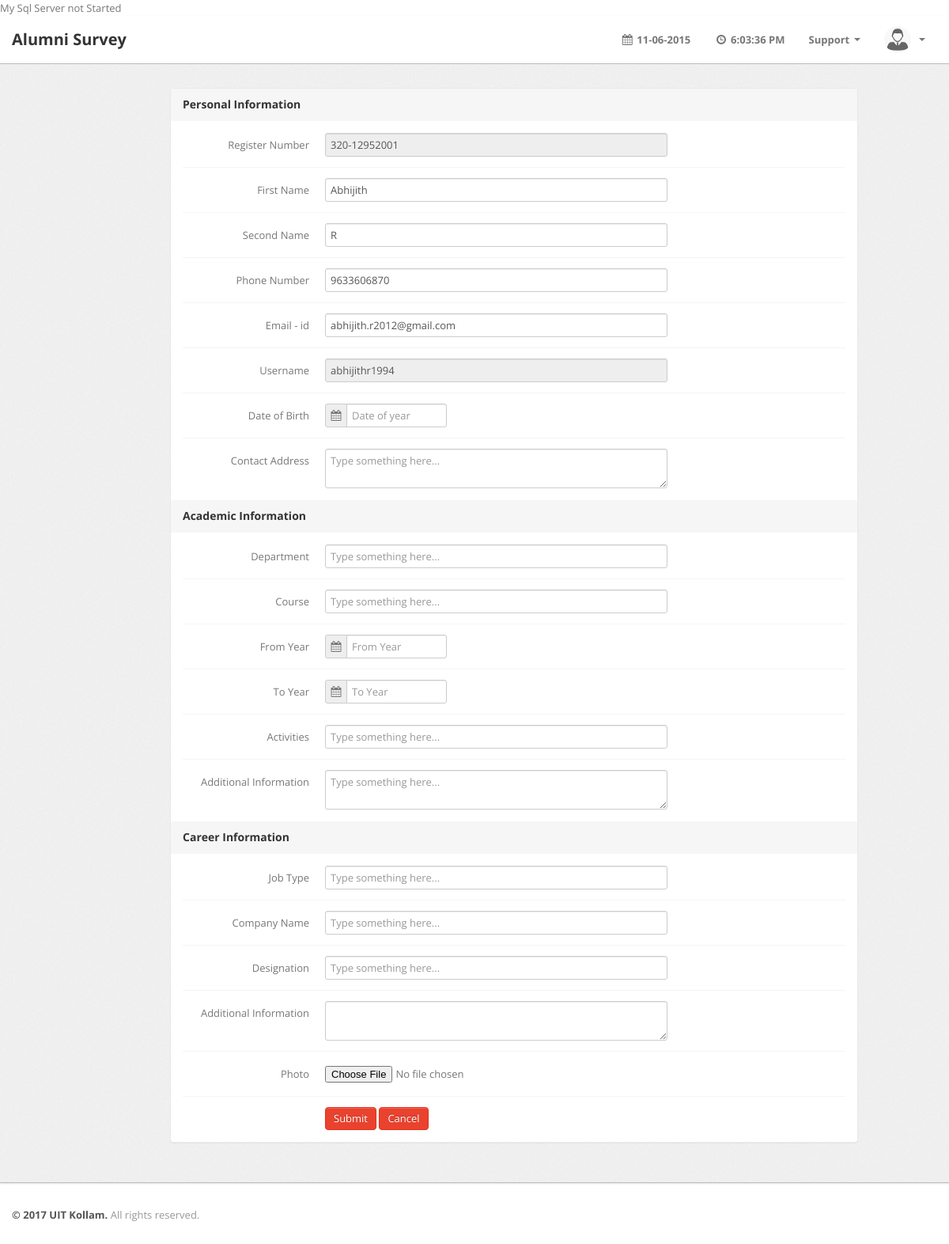
Screenshot of /webtestpages/alumnireg.php (signed in) with the database file from the repository.
### tables this page shows
CREATE TABLE IF NOT EXISTS `tbl_signup` (
  `aid` int(11) NOT NULL AUTO_INCREMENT,
  `id` int(11) NOT NULL,
  `register_no` varchar(20) NOT NULL,
  `fname` varchar(20) NOT NULL,
  `sname` varchar(20) NOT NULL,
  `mail` varchar(50) NOT NULL,
  `phone` varchar(14) NOT NULL,
  `gender` varchar(10) NOT NULL,
  `dob` varchar(20) NOT NULL,
  `address` varchar(150) NOT NULL,
  PRIMARY KEY (`aid`)
);

### webtestpages/alumnireg.php (the view, shortened to what this page needs)
<?php
	$viewsql="SELECT t1.register_no,t1.fname,t1.sname,t1.mail,t1.phone,t1.gender,t2.username,t2.password,t2.type FROM tbl_signup 		              AS t1 INNER JOIN tbl_login AS t2 ON t1.id=t2.id WHERE t1.register_no='".$_SESSION["register_no"]."'";
	$viewresult=mysql_query($viewsql);
    $row=mysql_fetch_array($viewresult);
?>
<!DOCTYPE html PUBLIC "-//W3C//DTD XHTML 1.0 Transitional//EN" "http://www.w3.org/TR/xhtml1/DTD/xhtml1-transitional.dtd">
<html xmlns="http://www.w3.org/1999/xhtml">
<head>
<head>
	<link type="text/css" href="bootstrap/css/bootstrap.min.css" rel="stylesheet">
	<link type="text/css" href="bootstrap/css/bootstrap-responsive.min.css" rel="stylesheet">
    <link type="text/css" href="bootstrap/css/datepicker.css" rel="stylesheet">
	<link type="text/css" href="css/theme.css" rel="stylesheet">
	<link type="text/css" href="images/icons/css/font-awesome.css" rel="stylesheet">
</head>
<body>
<div class="navbar navbar-fixed-top" style="position:fixed;">
		<div class="navbar-inner">
                <div class="container">
                        <a class="brand" href=".">Alumni Survey</a>
                    <div class="nav-collapse collapse navbar-inverse-collapse">
                        <ul class="nav pull-right">
                        <li><a><i class="icon-calendar"></i> 11-06-2015 </a></li>
                            <li><a><i class="icon-time"></i> <span id="clock"></span> </a></li>
                            <li class="dropdown"><a href="#" class="dropdown-toggle" data-toggle="dropdown">Support
                                <b class="caret"></b></a>
                            </li>
                            <li class="nav-user dropdown"><a href="#" class="dropdown-toggle" data-toggle="dropdown">
                                <img src="images/user.png" class="nav-avatar" />
                                <b class="caret"></b></a>
                            </li>
                        </ul>
                    </div>
                </div>
            </div>
	</div>
<div class="wrapper">
		<div class="container">
			<div class="row">
				<div class="span2">
                </div>
				<div class="span9">
					<div class="content">
						<div class="module">
                        <form class="form-horizontal row-fluid" method="post" enctype="multipart/form-data">
                        	<div class="module-head">
								<h3>Personal Information</h3>
							</div>
                            <div class="module-body">
                            	<div class="control-group">
											<label class="control-label" >Register Number</label>
											<div class="controls">
												<input type="text" id="register_no" name="register_no" placeholder="You can't type something here..." class="span8" value="<?php echo $row["register_no"] ?>" disabled>
											</div>
										</div>
                                        <div class="control-group">
											<label class="control-label" >First Name</label>
											<div class="controls">
												<input type="text" id="fname" name="fname" class="span8" value="<?php echo $row["fname"] ?>">
											</div>
										</div>
                                        <div class="control-group">
											<label class="control-label" >Second Name</label>
											<div class="controls">
												<input type="text" id="sname" name="sname" placeholder="You can't type something here..." class="span8"  value="<?php echo $row["sname"] ?>" >
											</div>
										</div>
                                        <div class="control-group">
											<label class="control-label" >Phone Number</label>
											<div class="controls">
												<input type="text" id="phone" name="phone" placeholder="You can't type something here..." class="span8"  value="<?php echo $row["phone"] ?>" >
											</div>
										</div>
                                        <div class="control-group">
											<label class="control-label" >Email - id</label>
											<div class="controls">
												<input type="text" id="mail" name="mail" placeholder="You can't type something here..." class="span8" value="<?php echo $row["mail"] ?>" >
											</div>
										</div>
                                        <div class="control-group">
											<label class="control-label" >Username</label>
											<div class="controls">
												<input type="text" id="username" name="username" placeholder="You can't type something here..." class="span8" value="<?php echo $row["username"] ?>" disabled>
											</div>
										</div>
                                        <div class="control-group">
											<label class="control-label" >Date of Birth</label>
											<div class="controls">
												<div class="input-prepend">
												<span class="add-on"><i class="icon-calendar"></i></span>                  			 													<input  class="span8" name="dob" type="text" placeholder="Date of year"        id="datepicker">
												</div>
											</div>
										</div>
                                        <div class="control-group">
									<label class="control-label" >Contact Address</label>
										<div class="controls">
                                          <textarea class="span8" id="address" name="address" placeholder="Type something here..."></textarea>
										</div>
								</div>
                            </div>
                            <div class="module-head">
								<h3>Academic Information</h3>
							</div>
                            <div class="module-body">
                            	<div class="control-group">
									<label class="control-label" >Department</label>
										<div class="controls">
											<input type="text" id="dprt" name="dprt" placeholder="Type something here..." class="span8">
										</div>
								</div>
                                <div class="control-group">
									<label class="control-label" >Course</label>
										<div class="controls">
											<input type="text" id="course" name="course" placeholder="Type something here..." class="span8">
										</div>
								</div>
                                 <div class="control-group">
											<label class="control-label" >From Year</label>
											<div class="controls">
												<div class="input-prepend">
													<span class="add-on"><i class="icon-calendar"></i></span>
                                                <input  class="span8" name="fyear" type="text" placeholder="From Year"  id="datepickerfrom">
												</div>
											</div>
										</div>
                                 <div class="control-group">
											<label class="control-label" >To Year</label>
											<div class="controls">
												<div class="input-prepend">
													<span class="add-on"><i class="icon-calendar"></i></span>
                                                 <input  class="span8" name="tyear" type="text" placeholder="To Year"  id="datepickerto">
												</div>
											</div>
										</div>
                                 <div class="control-group">
									<label class="control-label" >Activities</label>
										<div class="controls">
											<input type="text" id="activity" name="activity" placeholder="Type something here..." class="span8">
										</div>
								</div>
                                 <div class="control-group">
									<label class="control-label" >Additional Information</label>
										<div class="controls">
                                          <textarea class="span8" id="addinfo" name="addinfo" placeholder="Type something here..."></textarea>
										</div>
								</div>
                            </div>
							<div class="module-head">
								<h3>Career Information</h3>
							</div>
							<div class="module-body">
										<div class="control-group">
											<label class="control-label" >Job Type</label>
											<div class="controls">
												<input type="text" id="jobtype" name="jobtype" placeholder="Type something here..." class="span8">
											</div>
										</div>
                                        <div class="control-group">
											<label class="control-label" >Company Name</label>
											<div class="controls">
												<input type="text" id="cname" name="cname" placeholder="Type something here..." class="span8">
											</div>
										</div>
                                        <div class="control-group">
											<label class="control-label" >Designation</label>
											<div class="controls">
												<input type="text" id="desgn" name="desgn" placeholder="Type something here..." class="span8">
											</div>
										</div>
                                        <div class="control-group">
											<label class="control-label" >Additional Information</label>
											<div class="controls">
                                              <textarea class="span8" id="addinfor" name="addinfor" placeholder="Type something here...">
                                              </textarea>
											</div>
										</div>
                                        <div class="control-group">
											<label class="control-label" >Photo</label>
											<div class="controls">
												<input type="file" id="photo" name="photo" placeholder="upload" class="span8">
											</div>
										</div>
                                        <div class="control-group">
											<div class="controls">
												<button type="submit" name="submit" class="btn btn-danger">Submit</button>
                                                <button type="submit" name="cancel" class="btn btn-danger">Cancel</button>
											</div>
										</div>
                                      </div>
								 </form>
							</div>
						</div>
					</div>
				</div>
			</div>
		</div>
<div class="footer">
		<div class="container">
			<b class="copyright">&copy; 2017 UIT Kollam.</b> All rights reserved.
		</div>
	</div>
</body>
</html>

### css/theme.css (style rules this page uses)
body { font-size: 13px; font-family: 'Open Sans', Arial, sans-serif; background: #fff; color: #777 }
h1, h2, h3, h4, h5, h6 { color: #333; margin-top: 0 }
h3 { font-size: 20px }
strong, b { color: #555 }
.wrapper { background: url(../images/bg.png) #eee; border-bottom: 1px solid #bbb; -webkit-box-shadow: 0 1px 2px rgba(0,0,0,0.1); -moz-box-shadow: 0 1px 2px rgba(0,0,0,0.1); box-shadow: 0 1px 2px rgba(0,0,0,0.1); padding: 30px 0 }
.footer { color: #999; padding: 30px 0 60px }
form { margin: 0 }
select, textarea, input[type="text"], input[type="password"], input[type="datetime"], input[type="datetime-local"], input[type="date"], input[type="month"], input[type="time"], input[type="week"], input[type="number"], input[type="email"], input[type="url"], input[type="search"], input[type="tel"], input[type="color"], .uneditable-input, label, input, button, select, textarea { -webkit-border-radius: 3px; -moz-border-radius: 3px; border-radius: 3px; font-size: 13px; font-family: 'Open Sans', Tahoma, Arial, sans-serif }
.input-append input, .input-prepend input, .input-append select, .input-prepend select, .input-append .uneditable-input, .input-prepend .uneditable-input { -webkit-border-radius: 0 3px 3px 0; -moz-border-radius: 0 3px 3px 0; border-radius: 0 3px 3px 0 }
.input-append input, .input-append select, .input-append .uneditable-input, .input-prepend .add-on:first-child, .input-prepend .btn:first-child { -webkit-border-radius: 3px 0 0 3px; -moz-border-radius: 3px 0 0 3px; border-radius: 3px 0 0 3px }
.input-append .add-on, .input-prepend .add-on, .input-append .btn, .input-prepend .btn, .input-append .btn-group>.dropdown-toggle, .input-prepend .btn-group>.dropdown-toggle { -webkit-border-radius: 0; -moz-border-radius: 0; border-radius: 0 }
body [class^="icon-"], body [class*=" icon-"] { font-size: 14px; line-height: 20px; height: 20px }
.module { background: #fff; -webkit-border-radius: 3px; -moz-border-radius: 3px; border-radius: 3px; border: 1px solid #ccc; border-bottom-color: #bbb; -webkit-box-shadow: 0 0 1px rgba(0,0,0,0.2); -moz-box-shadow: 0 0 1px rgba(0,0,0,0.2); box-shadow: 0 0 1px rgba(0,0,0,0.2); margin-bottom: 30px }
.form-horizontal .control-group, .form-vertical .control-group { margin-bottom: 0 }
.form-horizontal .control-group+.control-group, .form-vertical .control-group+.control-group { margin-top: 13px; padding-top: 13px; border-top: 1px solid #f5f5f5 }
.navbar { position: static!important; margin: 0!important }
.navbar .navbar-inner { background: #fff; border-bottom: 1px solid #bbb; -webkit-box-shadow: 0 1px 2px rgba(0,0,0,0.15); -moz-box-shadow: 0 1px 2px rgba(0,0,0,0.15); box-shadow: 0 1px 2px rgba(0,0,0,0.15) }
.navbar .brand { color: #333; font-weight: bold; font-size: 20px; margin-right: 20px; padding: 20px }
.navbar .nav>li>a { padding: 20px 15px; font-weight: bold; color: #777 }
.nav-user>a { height: 20px }
.nav-avatar { width: 34px; height: 34px; margin: -7px 5px 0 0; -webkit-border-radius: 50%; -moz-border-radius: 50%; border-radius: 50% }
.btn, .btn-box { -webkit-border-radius: 3px; -moz-border-radius: 3px; border-radius: 3px }
.btn { font-size: 13px; font-weight: 600 }
.btn { display: inline-block; margin-bottom: 0; font-weight: 400; text-align: center; vertical-align: middle; cursor: pointer; background-image: none; border: 1px solid transparent; white-space: nowrap; padding: 4px 10px; font-size: 13px; line-height: 1.42857; border-radius: 4px; -webkit-user-select: none; -moz-user-select: none; -ms-user-select: none; user-select: none }
.btn-danger { color: #fff; background-color: #e9422e; border-color: #e52e18 }
.module { box-shadow: 0 0 3px rgba(0,0,0,.1); border-color: #e9e9e9; margin-bottom: 20px; background-color: #fff; border-radius: 4px; -webkit-box-shadow: 0 1px 1px rgba(0,0,0,.05); box-shadow: 0 1px 1px rgba(0,0,0,.05); }
.module-head { color: #767676; background-color: #f6f6f6; border-color: #e9e9e9; padding: 10px 15px; border-bottom: 1px solid transparent; border-top-right-radius: 3px; border-top-left-radius: 3px; }
.module-head h3 { font-size: 14px; line-height: 20px; height: 20px; margin: 0 }
.module-body { padding: 15px }

### rows the page displays
tbl_signup: register_no "320-12952001", fname "Abhijith", sname "R", phone "9633606870", mail "abhijith.r2012@gmail.com", username "abhijithr1994"
